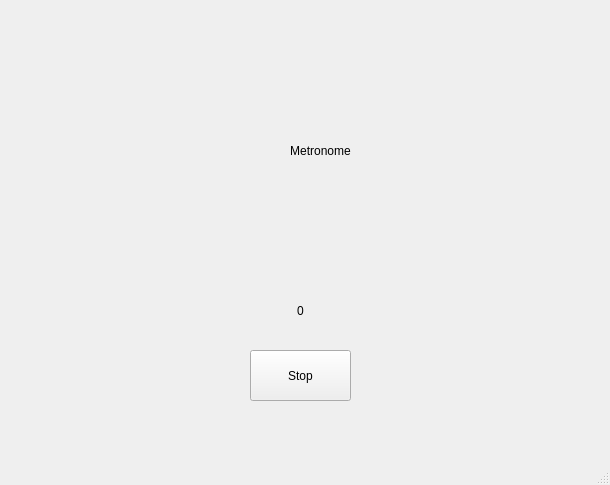
<?xml version="1.0" encoding="UTF-8"?>
<ui version="4.0">
 <class>countdownwindow</class>
 <widget class="QMainWindow" name="countdownwindow">
  <property name="geometry">
   <rect>
    <x>0</x>
    <y>0</y>
    <width>610</width>
    <height>485</height>
   </rect>
  </property>
  <property name="windowTitle">
   <string>countdownwindow</string>
  </property>
  <widget class="QWidget" name="centralwidget">
   <widget class="QLabel" name="label_time">
    <property name="geometry">
     <rect>
      <x>250</x>
      <y>280</y>
      <width>101</width>
      <height>61</height>
     </rect>
    </property>
    <property name="autoFillBackground">
     <bool>false</bool>
    </property>
    <property name="lineWidth">
     <number>1</number>
    </property>
    <property name="text">
     <string>0</string>
    </property>
    <property name="alignment">
     <set>Qt::AlignmentFlag::AlignCenter</set>
    </property>
   </widget>
   <widget class="QPushButton" name="stopbutton">
    <property name="geometry">
     <rect>
      <x>250</x>
      <y>350</y>
      <width>101</width>
      <height>51</height>
     </rect>
    </property>
    <property name="styleSheet">
     <string notr="true">ui-&gt;stopbutton-&gt;setStyleSheet(
    &quot;QPushButton {&quot;
    &quot;   background-color: #d32f2f;&quot;        // rosso base
    &quot;   color: white;&quot;
    &quot;   border-radius: 8px;&quot;
    &quot;   padding: 6px 12px;&quot;
    &quot;}&quot;
    &quot;QPushButton:hover {&quot;
    &quot;   background-color: #f44336;&quot;      
    &quot;}&quot;
    &quot;QPushButton:pressed {&quot;
    &quot;   background-color: #b71c1c;&quot;        
    &quot;}&quot;
);
</string>
    </property>
    <property name="text">
     <string>Stop</string>
    </property>
   </widget>
   <widget class="QLabel" name="metronomelabel">
    <property name="geometry">
     <rect>
      <x>160</x>
      <y>20</y>
      <width>321</width>
      <height>261</height>
     </rect>
    </property>
    <property name="text">
     <string>Metronome</string>
    </property>
    <property name="alignment">
     <set>Qt::AlignmentFlag::AlignCenter</set>
    </property>
   </widget>
  </widget>
  <widget class="QMenuBar" name="menubar">
   <property name="geometry">
    <rect>
     <x>0</x>
     <y>0</y>
     <width>610</width>
     <height>33</height>
    </rect>
   </property>
  </widget>
  <widget class="QStatusBar" name="statusbar"/>
 </widget>
 <resources/>
 <connections/>
</ui>
